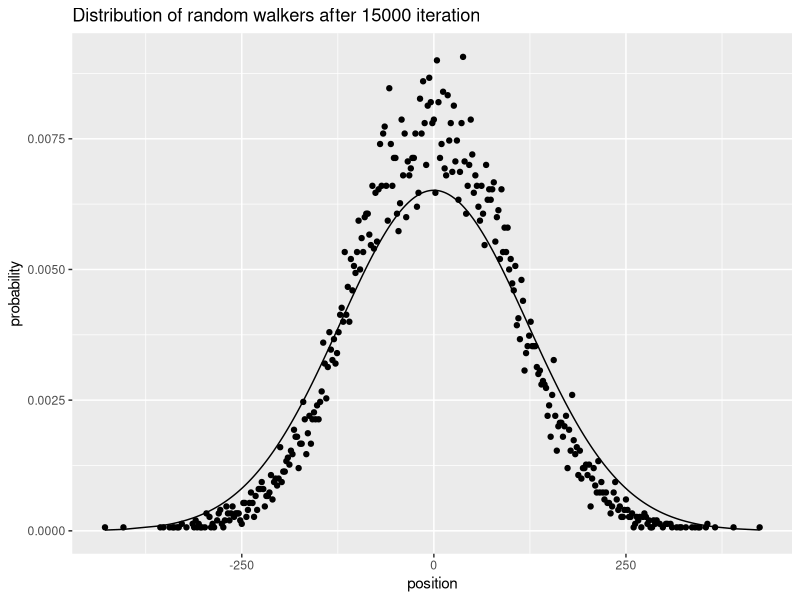
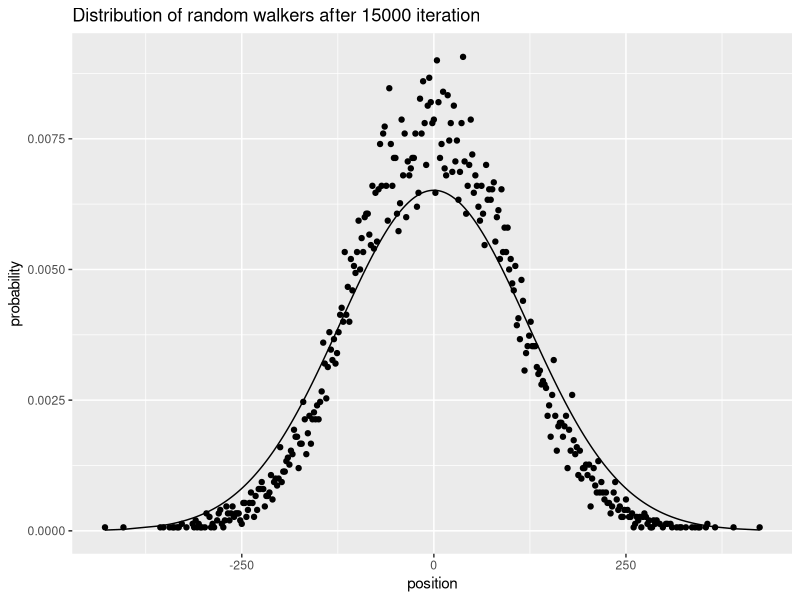

Source code (R) for these figures, in order:
#!/bin/env Rscript

library(ggplot2)

data = read.csv("random_walk.csv")

iter = 15000

var = 1/2

data$gauss = 1/sqrt(pi * var * iter) * exp(-data$pos^2/(4 * iter * var))

chart <- ggplot(data, aes(x = pos))
chart + geom_point(aes(y=prob)) + xlab("position") + ylab("probability") + ggtitle(paste("Distribution of random walkers after", iter,"iteration")) + geom_line(aes(y=gauss))
ggsave(paste("random_walk", iter, ".png", sep=""))
